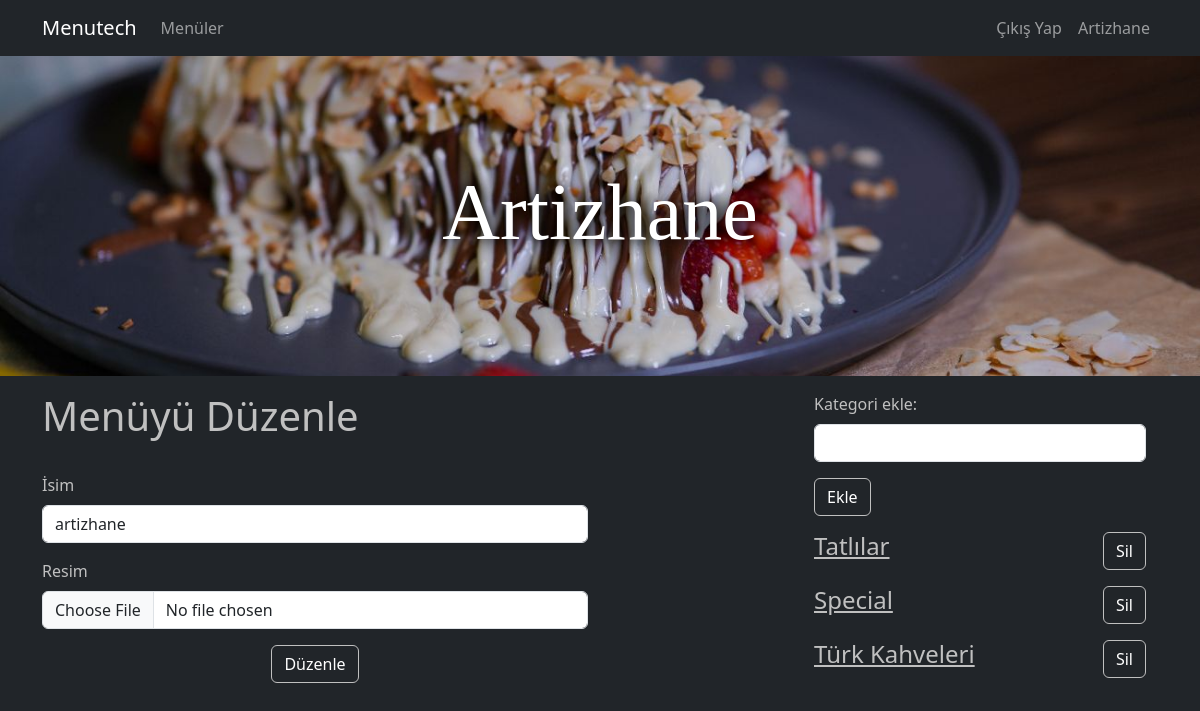
/menu/artizhane/edit/ (signed in), run on an earlier commit of the app's database.
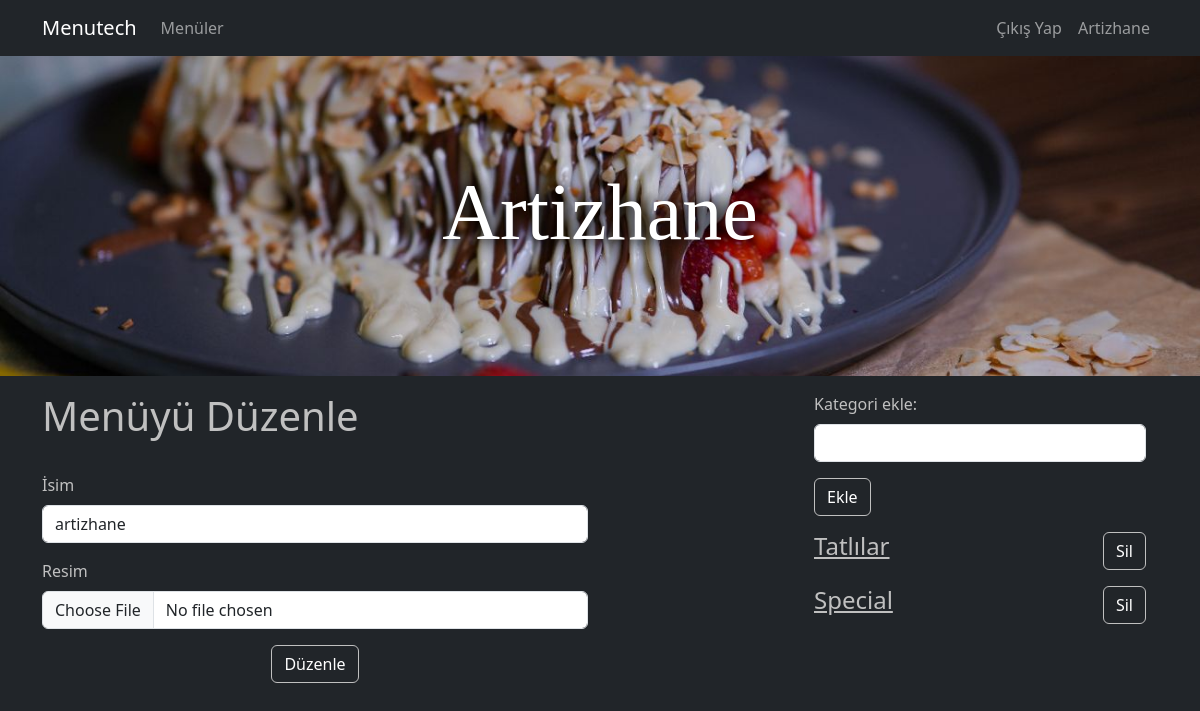
And on a later commit of the database.
### menu/models.py (models this page shows, shortened)
class Category(models.Model):
    name = models.CharField(max_length=200)
    image = models.ImageField(upload_to="categories", null=True)
    menu = models.ForeignKey(Menu, on_delete=models.CASCADE)
    slug = models.SlugField(null=False, db_index=True, editable=False, unique=True)

### menu/views.py (the view, shortened to what this page needs)
# urls.py: path("<slug:slug>/edit/", views.menu_edit, name="menu_edit"),
def menu_edit(request, slug):
    if not request.user.is_authenticated:
        return redirect("login")
    try:
        menu = Menu.objects.get(slug=slug)
    except:
        return redirect("home")
    if not menu.user.account.has_paid():
        return redirect("home")
    if(menu.user != request.user):
        return redirect("menu_details", slug=slug)
    categories = Category.objects.filter(menu = menu)
    data = {
        "menu": menu,
        "categories": categories,
    }
    return render(request, "menu/menu_edit.html", data)

### account/models.py (called while the page is built)
    def has_paid(self):
        current_date = datetime.date.today()
        return current_date < self.paid_until

### menu/templates/menu/menu_edit.html (shortened to what this page needs)
{% extends 'base.html' %}
{% load static %}
{% block css_files %}
    <link rel="stylesheet" href="{% static 'menu/css/menu.css' %}"/>
{% endblock css_files %}
{% block content %}
    <div class "row">
        <div class="col-12 menu-main-image" style="background-image: url({{ menu.image.url }})">
            <h2 class="text-center menu-text display-1">{{menu.name|title}}</h2>
        </div>
    </div>
    <div class = "container mt-3">
        <div class = "row">
            <div class = "col-6">
                <h1 class="edit-text-style">Menüyü Düzenle</h1>
                <hr>
                <form method="POST" enctype="multipart/form-data">
                    <div class ="mb-3">
                        <label for="name" class="form-label edit-text-style">İsim</label>
                        <input type="text" class="form-control" name="name" value="{{menu.name}}">
                    </div>
                    <div class ="mb-3">
                        <label for="image" class="form-label edit-text-style">Resim</label>
                        <input type="file" class="form-control" name="image" accept="image/*">
                    </div>
                    <div class="text-center">
                        <input type="submit" value="Düzenle" class = "btn btn-dark button-style">
                    </div>
                </form>
            </div>
            <div class = "col-2">
            </div>
            <div class = "col-4">
                <div class = "container mb-3">
                    <div class = "row">
                        <form action = "{% url 'category_create' menu.slug %}" method="POST" enctype="multipart/form-data">
                            <div class ="mb-3">
                                <label for="name" class="form-label edit-text-style">Kategori ekle:</label>
                                <input type="text" class="form-control" name="name">
                            </div>
                            <div>
                                <input type="submit" value="Ekle" class = "btn btn-dark button-style">
                            </div>
                        </form>
                    </div>
                </div>
                <div class="container mt-3">
                    {% for category in categories %}
                    <div class = "delete-alignment mt-3">
                        <a href="{% url 'category_edit' menu.slug category.slug %}" class="edit-text-link">
                            <h4>{{category.name|title}}</h4>
                        </a>
                        <div>
                            <form action = "{% url 'category_delete' menu.slug category.slug %}" method="GET">
                                    <input type="submit" value="Sil" class = "btn btn-dark button-style">
                            </form>
                        </div>
                    </div>
                    {% endfor %}
                </div>
            </div>
        </div>
    </div>
{% endblock %}

What changed in the data, as far as the page shows it:
removed Category: name "Türk Kahveleri"
